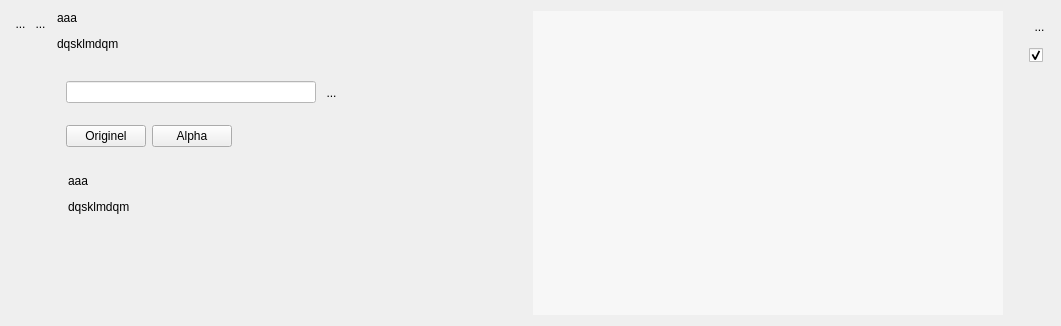
<?xml version="1.0" encoding="UTF-8"?>
<ui version="4.0">
 <class>WidgetPlusieursInto</class>
 <widget class="QWidget" name="WidgetPlusieursInto">
  <property name="geometry">
   <rect>
    <x>0</x>
    <y>0</y>
    <width>1061</width>
    <height>326</height>
   </rect>
  </property>
  <property name="sizePolicy">
   <sizepolicy hsizetype="Preferred" vsizetype="MinimumExpanding">
    <horstretch>0</horstretch>
    <verstretch>0</verstretch>
   </sizepolicy>
  </property>
  <property name="minimumSize">
   <size>
    <width>0</width>
    <height>200</height>
   </size>
  </property>
  <property name="windowTitle">
   <string>Form</string>
  </property>
  <layout class="QHBoxLayout" name="horizontalLayout_2">
   <item>
    <layout class="QVBoxLayout" name="verticalLayout_2">
     <property name="spacing">
      <number>0</number>
     </property>
     <item>
      <layout class="QHBoxLayout" name="horizontalLayout">
       <property name="spacing">
        <number>0</number>
       </property>
       <property name="sizeConstraint">
        <enum>QLayout::SetFixedSize</enum>
       </property>
       <item>
        <widget class="QToolButton" name="BFermeListe">
         <property name="sizePolicy">
          <sizepolicy hsizetype="Fixed" vsizetype="Fixed">
           <horstretch>0</horstretch>
           <verstretch>0</verstretch>
          </sizepolicy>
         </property>
         <property name="maximumSize">
          <size>
           <width>21</width>
           <height>25</height>
          </size>
         </property>
         <property name="toolTip">
          <string>permet de gérer la liste</string>
         </property>
         <property name="styleSheet">
          <string notr="true">border:0px</string>
         </property>
         <property name="text">
          <string>...</string>
         </property>
         <property name="icon">
          <iconset>
           <normaloff>../Editeur/icons/minusnode.png</normaloff>../Editeur/icons/minusnode.png</iconset>
         </property>
         <property name="iconSize">
          <size>
           <width>25</width>
           <height>25</height>
          </size>
         </property>
        </widget>
       </item>
       <item>
        <widget class="MonBoutonValide" name="RBValide">
         <property name="minimumSize">
          <size>
           <width>21</width>
           <height>25</height>
          </size>
         </property>
         <property name="maximumSize">
          <size>
           <width>21</width>
           <height>25</height>
          </size>
         </property>
         <property name="focusPolicy">
          <enum>Qt::ClickFocus</enum>
         </property>
         <property name="toolTip">
          <string>Affiche le rapport de validation du mot-clef</string>
         </property>
         <property name="styleSheet">
          <string notr="true">border : 0px</string>
         </property>
         <property name="text">
          <string>...</string>
         </property>
         <property name="icon">
          <iconset>
           <normaloff>../Editeur/icons/ast-green-ball.png</normaloff>../Editeur/icons/ast-green-ball.png</iconset>
         </property>
         <property name="iconSize">
          <size>
           <width>25</width>
           <height>25</height>
          </size>
         </property>
        </widget>
       </item>
      </layout>
     </item>
     <item>
      <spacer name="verticalSpacer">
       <property name="orientation">
        <enum>Qt::Vertical</enum>
       </property>
       <property name="sizeHint" stdset="0">
        <size>
         <width>20</width>
         <height>5</height>
        </size>
       </property>
      </spacer>
     </item>
    </layout>
   </item>
   <item>
    <layout class="QVBoxLayout" name="verticalLayout_4">
     <item>
      <widget class="MonLabelClic" name="label">
       <property name="sizePolicy">
        <sizepolicy hsizetype="Fixed" vsizetype="Preferred">
         <horstretch>0</horstretch>
         <verstretch>0</verstretch>
        </sizepolicy>
       </property>
       <property name="minimumSize">
        <size>
         <width>280</width>
         <height>25</height>
        </size>
       </property>
       <property name="maximumSize">
        <size>
         <width>280</width>
         <height>16777215</height>
        </size>
       </property>
       <property name="frameShape">
        <enum>QFrame::NoFrame</enum>
       </property>
       <property name="text">
        <string>&lt;html&gt;&lt;head/&gt;&lt;body&gt;&lt;p&gt;aaa&lt;/p&gt;&lt;p&gt;dqsklmdqm&lt;/p&gt;&lt;/body&gt;&lt;/html&gt;</string>
       </property>
       <property name="scaledContents">
        <bool>false</bool>
       </property>
       <property name="alignment">
        <set>Qt::AlignLeading|Qt::AlignLeft|Qt::AlignTop</set>
       </property>
      </widget>
     </item>
     <item>
      <widget class="QFrame" name="frameRecherche">
       <property name="minimumSize">
        <size>
         <width>0</width>
         <height>111</height>
        </size>
       </property>
       <property name="maximumSize">
        <size>
         <width>16777215</width>
         <height>111</height>
        </size>
       </property>
       <property name="frameShape">
        <enum>QFrame::NoFrame</enum>
       </property>
       <property name="frameShadow">
        <enum>QFrame::Raised</enum>
       </property>
       <layout class="QVBoxLayout" name="verticalLayout_3">
        <item>
         <layout class="QHBoxLayout" name="horizontalLayout_5">
          <property name="spacing">
           <number>0</number>
          </property>
          <item>
           <layout class="QHBoxLayout" name="horizontalLayout_3"/>
          </item>
          <item>
           <widget class="QLineEdit" name="LEFiltre">
            <property name="sizePolicy">
             <sizepolicy hsizetype="Fixed" vsizetype="Fixed">
              <horstretch>0</horstretch>
              <verstretch>0</verstretch>
             </sizepolicy>
            </property>
            <property name="minimumSize">
             <size>
              <width>250</width>
              <height>0</height>
             </size>
            </property>
            <property name="maximumSize">
             <size>
              <width>250</width>
              <height>16777215</height>
             </size>
            </property>
            <property name="styleSheet">
             <string notr="true">background:rgb(255,255,255)

</string>
            </property>
           </widget>
          </item>
          <item>
           <spacer name="horizontalSpacer_3">
            <property name="orientation">
             <enum>Qt::Horizontal</enum>
            </property>
            <property name="sizeType">
             <enum>QSizePolicy::Fixed</enum>
            </property>
            <property name="sizeHint" stdset="0">
             <size>
              <width>5</width>
              <height>20</height>
             </size>
            </property>
           </spacer>
          </item>
          <item>
           <widget class="QToolButton" name="PBFind">
            <property name="minimumSize">
             <size>
              <width>21</width>
              <height>31</height>
             </size>
            </property>
            <property name="maximumSize">
             <size>
              <width>21</width>
              <height>31</height>
             </size>
            </property>
            <property name="toolTip">
             <string>Cherche la valeur</string>
            </property>
            <property name="styleSheet">
             <string notr="true">border : 0px</string>
            </property>
            <property name="text">
             <string>...</string>
            </property>
            <property name="icon">
             <iconset theme="find">
              <normaloff/>
             </iconset>
            </property>
            <property name="iconSize">
             <size>
              <width>32</width>
              <height>32</height>
             </size>
            </property>
           </widget>
          </item>
          <item>
           <spacer name="horizontalSpacer_2">
            <property name="orientation">
             <enum>Qt::Horizontal</enum>
            </property>
            <property name="sizeHint" stdset="0">
             <size>
              <width>40</width>
              <height>20</height>
             </size>
            </property>
           </spacer>
          </item>
         </layout>
        </item>
        <item>
         <layout class="QHBoxLayout" name="horizontalLayout_6">
          <item>
           <widget class="QPushButton" name="PBCata">
            <property name="text">
             <string>Originel</string>
            </property>
           </widget>
          </item>
          <item>
           <widget class="QPushButton" name="PBAlpha">
            <property name="text">
             <string>Alpha</string>
            </property>
           </widget>
          </item>
          <item>
           <spacer name="horizontalSpacer_7">
            <property name="orientation">
             <enum>Qt::Horizontal</enum>
            </property>
            <property name="sizeHint" stdset="0">
             <size>
              <width>40</width>
              <height>20</height>
             </size>
            </property>
           </spacer>
          </item>
         </layout>
        </item>
       </layout>
      </widget>
     </item>
     <item>
      <widget class="QScrollArea" name="scrollAreaCommentaire">
       <property name="sizePolicy">
        <sizepolicy hsizetype="Fixed" vsizetype="Expanding">
         <horstretch>0</horstretch>
         <verstretch>0</verstretch>
        </sizepolicy>
       </property>
       <property name="minimumSize">
        <size>
         <width>300</width>
         <height>0</height>
        </size>
       </property>
       <property name="maximumSize">
        <size>
         <width>300</width>
         <height>16777215</height>
        </size>
       </property>
       <property name="frameShape">
        <enum>QFrame::NoFrame</enum>
       </property>
       <property name="lineWidth">
        <number>0</number>
       </property>
       <property name="widgetResizable">
        <bool>true</bool>
       </property>
       <widget class="QWidget" name="scrollAreaWidgetContents_2">
        <property name="geometry">
         <rect>
          <x>0</x>
          <y>0</y>
          <width>300</width>
          <height>127</height>
         </rect>
        </property>
        <layout class="QGridLayout" name="gridLayout_2">
         <property name="horizontalSpacing">
          <number>0</number>
         </property>
         <property name="margin">
          <number>0</number>
         </property>
         <item row="0" column="0">
          <widget class="QLabel" name="monCommentaireLabel">
           <property name="sizePolicy">
            <sizepolicy hsizetype="Fixed" vsizetype="Preferred">
             <horstretch>0</horstretch>
             <verstretch>0</verstretch>
            </sizepolicy>
           </property>
           <property name="minimumSize">
            <size>
             <width>78</width>
             <height>25</height>
            </size>
           </property>
           <property name="maximumSize">
            <size>
             <width>278</width>
             <height>16777215</height>
            </size>
           </property>
           <property name="frameShape">
            <enum>QFrame::NoFrame</enum>
           </property>
           <property name="text">
            <string>&lt;html&gt;&lt;head/&gt;&lt;body&gt;&lt;p&gt;aaa&lt;/p&gt;&lt;p&gt;dqsklmdqm&lt;/p&gt;&lt;/body&gt;&lt;/html&gt;</string>
           </property>
           <property name="scaledContents">
            <bool>false</bool>
           </property>
           <property name="alignment">
            <set>Qt::AlignLeading|Qt::AlignLeft|Qt::AlignTop</set>
           </property>
          </widget>
         </item>
        </layout>
       </widget>
      </widget>
     </item>
    </layout>
   </item>
   <item>
    <widget class="QScrollArea" name="scrollArea">
     <property name="sizePolicy">
      <sizepolicy hsizetype="Expanding" vsizetype="Expanding">
       <horstretch>0</horstretch>
       <verstretch>0</verstretch>
      </sizepolicy>
     </property>
     <property name="styleSheet">
      <string notr="true">background : rgb(247,247,247)</string>
     </property>
     <property name="frameShape">
      <enum>QFrame::NoFrame</enum>
     </property>
     <property name="frameShadow">
      <enum>QFrame::Plain</enum>
     </property>
     <property name="lineWidth">
      <number>1</number>
     </property>
     <property name="widgetResizable">
      <bool>true</bool>
     </property>
     <property name="alignment">
      <set>Qt::AlignBottom|Qt::AlignLeading|Qt::AlignLeft</set>
     </property>
     <widget class="QWidget" name="verticalWidgetLE">
      <property name="geometry">
       <rect>
        <x>0</x>
        <y>0</y>
        <width>465</width>
        <height>308</height>
       </rect>
      </property>
      <property name="sizePolicy">
       <sizepolicy hsizetype="Preferred" vsizetype="Preferred">
        <horstretch>0</horstretch>
        <verstretch>0</verstretch>
       </sizepolicy>
      </property>
      <layout class="QVBoxLayout" name="CBLayout">
       <property name="spacing">
        <number>0</number>
       </property>
       <property name="margin">
        <number>0</number>
       </property>
       <item>
        <spacer name="verticalSpacer_4">
         <property name="orientation">
          <enum>Qt::Vertical</enum>
         </property>
         <property name="sizeHint" stdset="0">
          <size>
           <width>20</width>
           <height>40</height>
          </size>
         </property>
        </spacer>
       </item>
      </layout>
     </widget>
    </widget>
   </item>
   <item>
    <spacer name="horizontalSpacer">
     <property name="orientation">
      <enum>Qt::Horizontal</enum>
     </property>
     <property name="sizeType">
      <enum>QSizePolicy::Preferred</enum>
     </property>
     <property name="sizeHint" stdset="0">
      <size>
       <width>20</width>
       <height>17</height>
      </size>
     </property>
    </spacer>
   </item>
   <item>
    <layout class="QVBoxLayout" name="verticalLayout">
     <item>
      <widget class="QToolButton" name="RBPoubelle">
       <property name="minimumSize">
        <size>
         <width>21</width>
         <height>31</height>
        </size>
       </property>
       <property name="maximumSize">
        <size>
         <width>21</width>
         <height>31</height>
        </size>
       </property>
       <property name="toolTip">
        <string>Détruit le mot-clef</string>
       </property>
       <property name="styleSheet">
        <string notr="true">border : 0px</string>
       </property>
       <property name="text">
        <string>...</string>
       </property>
       <property name="icon">
        <iconset>
         <normaloff>../Editeur/icons/deleteRond.png</normaloff>../Editeur/icons/deleteRond.png</iconset>
       </property>
       <property name="iconSize">
        <size>
         <width>32</width>
         <height>32</height>
        </size>
       </property>
      </widget>
     </item>
     <item>
      <widget class="QCheckBox" name="CBCheck">
       <property name="text">
        <string/>
       </property>
       <property name="checked">
        <bool>true</bool>
       </property>
      </widget>
     </item>
     <item>
      <spacer name="verticalSpacer_2">
       <property name="orientation">
        <enum>Qt::Vertical</enum>
       </property>
       <property name="sizeHint" stdset="0">
        <size>
         <width>20</width>
         <height>40</height>
        </size>
       </property>
      </spacer>
     </item>
    </layout>
   </item>
  </layout>
  <zorder>horizontalSpacer</zorder>
  <zorder>scrollArea</zorder>
  <zorder></zorder>
  <zorder></zorder>
 </widget>
 <customwidgets>
  <customwidget>
   <class>MonBoutonValide</class>
   <extends>QToolButton</extends>
   <header>monBoutonValide.h</header>
  </customwidget>
  <customwidget>
   <class>MonLabelClic</class>
   <extends>QLabel</extends>
   <header>monLabelClic.h</header>
  </customwidget>
 </customwidgets>
 <resources/>
 <connections/>
</ui>
